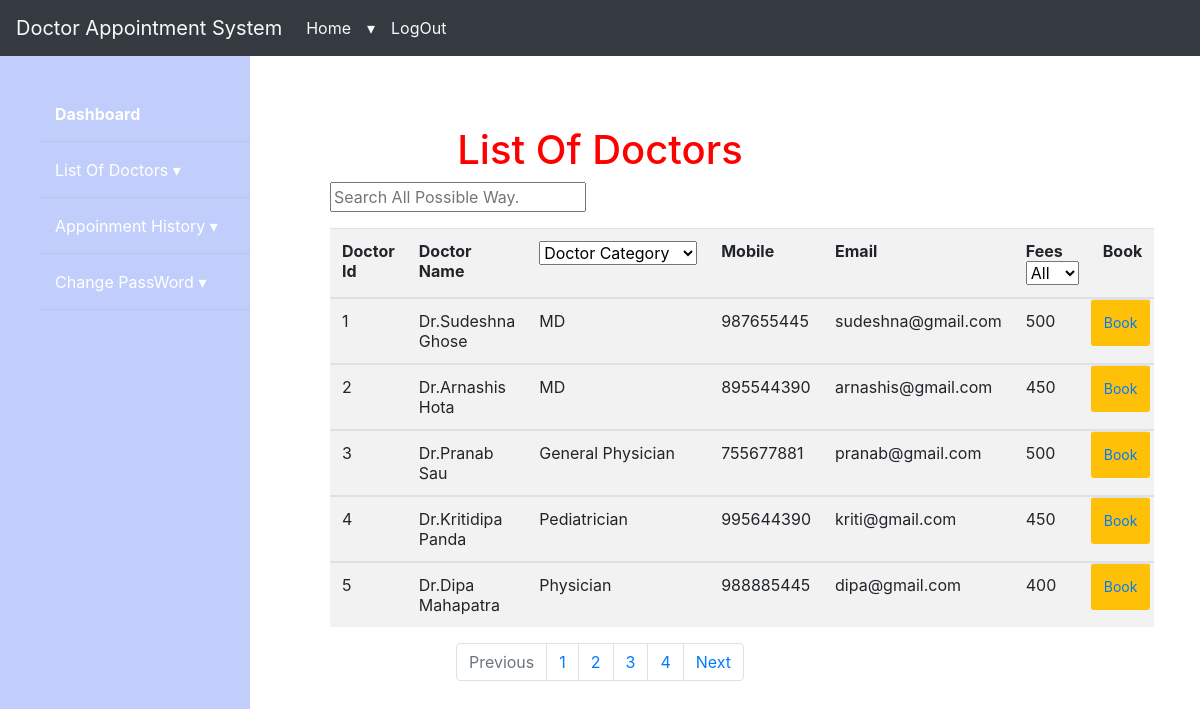
/doctor.php, run on the app's committed database.
### tables this page shows
CREATE TABLE `doctor` (
  `id` int(50) NOT NULL,
  `dname` varchar(50) NOT NULL,
  `dcategory` varchar(50) NOT NULL,
  `dphone` int(50) NOT NULL,
  `demail` varchar(50) NOT NULL,
  `dfees` int(50) NOT NULL
);

### doctor.php (the view, shortened to what this page needs)
<?php
require_once 'user.php';
$limit=5;
if(isset($_GET['page'])){
  $page=$_GET['page'];
}else{
  $page=1;
}
$offset=($page-1)*$limit;
$sql="SELECT * from doctor LIMIT {$offset},{$limit}";
$result=mysqli_query($conn,$sql) or die("query failed");
?>
<head>
</head>
	<h1 style="color:red" align="center">List Of Doctors</h1>
	<div class="marginn">
	<div class="form-group">
   <input id="myInput" type="text" placeholder="Search All Possible Way." onkeyup="myFunction()">
 </div>
</div>
<div class="marginn">
	<table class="table table-striped w-auto"  style="width: 90px; height: 70px"  class="container" class="table">
        <div  align="center">
          <tr>
           <th>Doctor Id</th>
           <th>Doctor Name</th>
           <th id="filters">
      <select name="fetchval" id="fetchval">
        <option>Doctor Category</option>
      </select>
    </th>
            <th>Mobile</th>
             <th>Email</th>
      <th>Fees
            <select id="filter">
                <option value="all" name="" >All </option>
            </select>
        </th>
         <th>Book</th>
       </tr>
     </div>
   <?php
while($sql_fetch=mysqli_fetch_assoc($result)) { ?>
 <tbody id="myTable" id="table">
	<tr scope="row">
		<td><?php echo $sql_fetch['id'] ?></td>
		<td><?php echo $sql_fetch['dname'] ?></td>
		<td id="mytable"><?php echo $sql_fetch['dcategory'] ?></td>
		<td><?php echo $sql_fetch['dphone'] ?></td>
		<td><?php echo $sql_fetch['demail'] ?></td>
		<td><?php echo $sql_fetch['dfees'] ?></td>
		<td class="btn btn-sm btn-warning"><a href="index1.php?ep=<?php echo $sql_fetch['id'] ?>">Book </a></td>
		</tr>
	</tbody>
<?php } ?>
</table>
</div>
<?php
$sql1=mysqli_query($conn,"SELECT * from doctor");
if(mysqli_num_rows($sql1)>0){
	$total_records=mysqli_num_rows($sql1);
	$limit=5;
	$total_page=ceil($total_records/$limit);
    echo '<nav aria-label="Page navigation example">';
	echo '<ul class="pagination justify-content-center">';
	echo '<li class="page-item disabled">';
	echo '<a class="page-link" href="#" tabindex="-1">Previous</a>';
	echo '</li>';
     for($n=1;$n<=$total_page;$n++){
     echo '<li class="page-item"><a class="page-link" href="doctor.php?page='.$n.'">'.$n.'</a></li>';
	}
	echo '<li class="page-item">';
	echo '<a class="page-link" href="#">Next</a>';
	echo '</li>';
	echo '</ul>';
	echo '</nav>';
}
?>

### user.php (shortened to what this page needs)
  <?php
$name = $_SESSION['email'];
?>
<html>
<head>
<link rel="stylesheet" href="https://maxcdn.bootstrapcdn.com/bootstrap/4.0.0/css/bootstrap.min.css">
</head>
<body>
  <nav class="navbar navbar-expand-lg navbar-dark bg-dark">
  <div class="collapse navbar-collapse" id="navbarTogglerDemo01">
    <a class="navbar-brand text-light" href="#">Doctor Appointment System</a>
    <ul class="navbar-nav mr-auto mt-2 mt-lg-0">
      <li class="nav-item active">
        <a class="nav-link text-light" href="Home.php">Home <span class="sr-only">(current)</span></a>
      </li>
       <li class="nav-item">
        <a class="nav-link text-light" href=""><?php echo $name ?>&#9662;</a>
      </li>
      <li class="nav-item">
        <a class="nav-link text-light" href="Logout.php">LogOut</a>
      </li>
    </ul>
  </div>
</nav>
  <div class="wrapper">
	<div class="sidebar">
		<ul class="menu1">
			<li><a href="user.php"><strong> Dashboard</strong></a></li>
			<li><a href="doctor.php">List Of Doctors &#9662;</a></li>
			<li><a href="user_appoinment.php">Appoinment History &#9662;</a></li>
			<li><a href="user_passchange.php">Change PassWord &#9662;</a></li>
		</ul>
	</div>
</div>
</body>
</html>

### user.php (style rules this page uses)
.wrapper { display: flex; position: relative; margin-top: 70px; }
.wrapper .sidebar { position: fixed; width: 250px; height: 100%; background-color:#C1CEFB; padding: 30px 0; margin-top: -70px; }
.wrapper .sidebar ul li { padding: 15px; border-bottom: 1px solid rgba(0,0,0,0.05); border-top: 1px solid rgba(225,225,225,0.05); list-style-type: none; }
.wrapper .sidebar ul li a { color: #fff; display: block; text-decoration: none; }

### doctor.php (style rules this page uses)
.marginn { margin-left: 330px; margin-right: 30px; }

### data on the page
doctor: id "1", dname "Dr.Sudeshna Ghose", dcategory "MD", dphone "987655445", demail "sudeshna@gmail.com", dfees "500"
doctor: id "2", dname "Dr.Arnashis Hota", dcategory "MD", dphone "895544390", demail "arnashis@gmail.com", dfees "450"
doctor: id "3", dname "Dr.Pranab Sau", dcategory "General Physician", dphone "755677881", demail "pranab@gmail.com", dfees "500"
doctor: id "4", dname "Dr.Kritidipa Panda", dcategory "Pediatrician", dphone "995644390", demail "kriti@gmail.com", dfees "450"
doctor: id "5", dname "Dr.Dipa Mahapatra", dcategory "Physician", dphone "988885445", demail "dipa@gmail.com", dfees "400"
